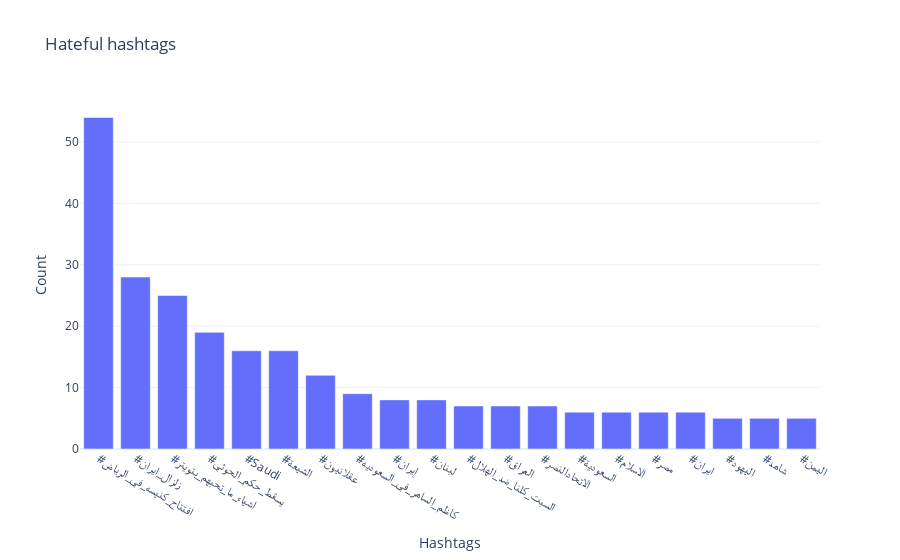

Source (notebook cell):
### Code cell
a = nltk.FreqDist(HT_negative)
d = pd.DataFrame({'Hashtag': list(a.keys()), 'Count': list(a.values())})

# selecting top 20 most frequent hashtags
d = d.nlargest(columns="Count", n = 20)
ticks = d.Hashtag.tolist()

    
fig = px.bar(x=ticks, y=d['Count'], title='Hateful hashtags', template='plotly_white')
fig.update_layout(
    xaxis = dict(title = 'Hashtags'),
    xaxis_tickangle=30,
    yaxis = dict(title='Count'),)
fig.show()

### Figure 1 — Plotly figure (JSON) as saved in the notebook; plotly's stock layout.template omitted (floating-point values rounded to 4 significant figures)
{"data": [{"alignmentgroup": "True", "hovertemplate": "x=%{x}<br>y=%{y}<extra></extra>", "legendgroup": "", "marker": {"color": "#636efa", "pattern": {"shape": ""}}, "name": "", "offsetgroup": "", "orientation": "v", "showlegend": false, "textposition": "auto", "type": "bar", "x": ["#افتتاح_كنيسه_في_الرياض", "#زلزال_ايران", "#اشياء_ما_تحبهم_بتويتر", "#يسقط_حكم_الحوثي", "#Saudi", "#الشيعة", "#عقلانيون", "#كاظم_الساهر_في_السعوديه", "#إيران", "#لبنان", "#السبت_كلنا_ضد_الهلال", "#العراق", "#الاتحادالنصر", "#السعودية", "#الاسلام", "#مصر", "#ايران", "#اليهود", "#شاهد", "#اليمن"], "xaxis": "x", "y": [54, 28, 25, 19, 16, 16, 12, 9, 8, 8, 7, 7, 7, 6, 6, 6, 6, 5, 5, 5], "yaxis": "y"}], "layout": {"barmode": "relative", "legend": {"tracegroupgap": 0}, "title": {"text": "Hateful hashtags"}, "xaxis": {"anchor": "y", "domain": [0, 1], "tickangle": 30, "title": {"text": "Hashtags"}}, "yaxis": {"anchor": "x", "domain": [0, 1], "title": {"text": "Count"}}}}
